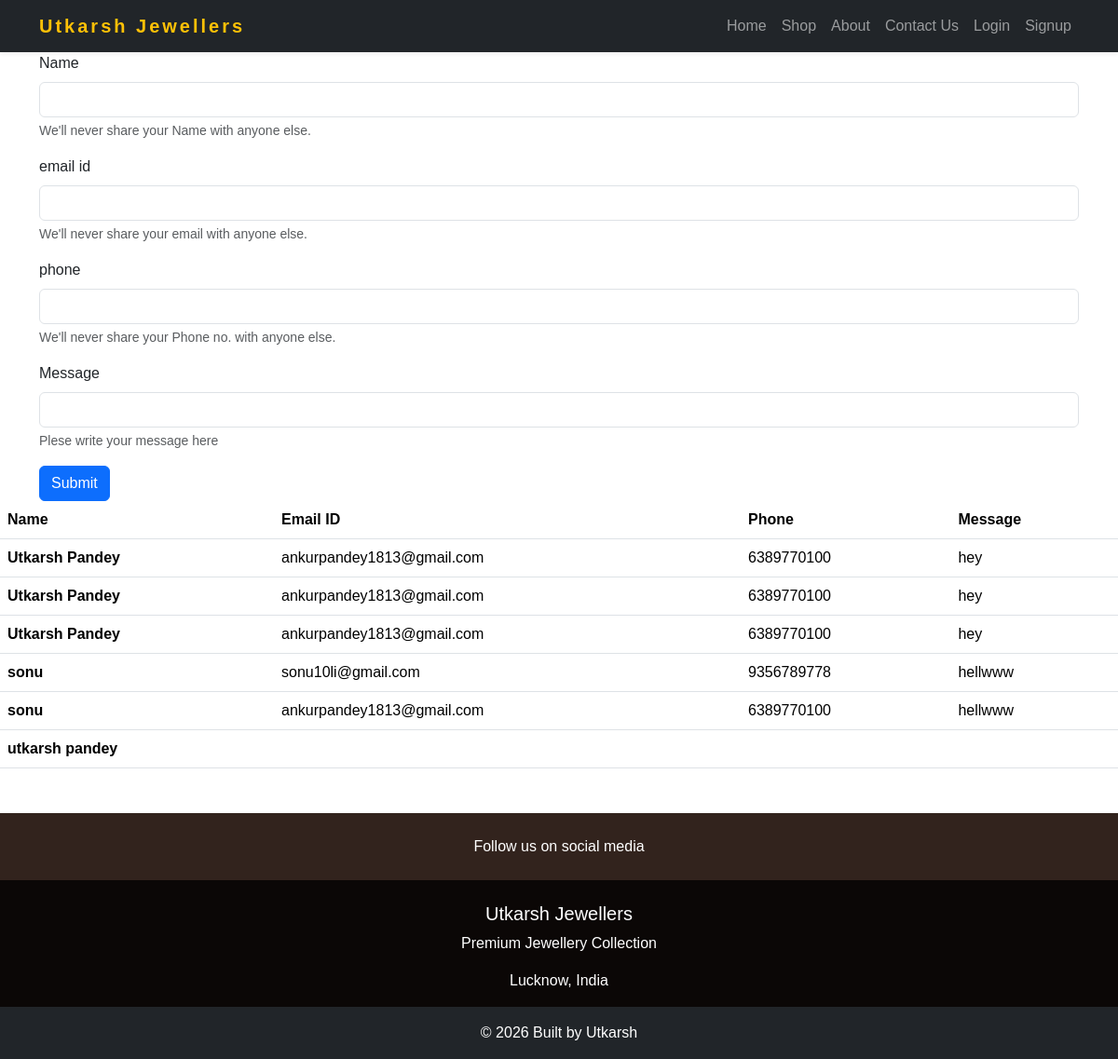
Page /contact/ on the committed database.
### Shop/models.py (models this page shows)
class Contact(models.Model):
    name = models.CharField(max_length=100)
    emailid = models.CharField(max_length=100)
    phone = models.CharField(max_length=20)
    msg = models.TextField(null=True, blank=True)

### Shop/views.py (the view, shortened to what this page needs)
# urls.py: path('contact/',views.contact , name ="contact"),
def contact(request):
    data = Contact.objects.all()
    return render (request,'contact.html',{"data":data})

### templates/contact.html (shortened to what this page needs)
{% extends "base.html" %}
{% block content %}
<div class = "container">
    <form method ="POST">
  <div class="mb-3">
    <label for="exampleInputEmail1" class="form-label">Name</label>
    <input type="text" name = "name" class="form-control" id="exampleInputEmail1" aria-describedby="emailHelp">
    <div id="emailHelp" class="form-text">We'll never share your Name with anyone else.</div>
  </div>
    <div class="mb-3">
    <label for="exampleInputEmail1" class="form-label">email id</label>
    <input type="text" name= "email" class="form-control" id="exampleInputEmail1" aria-describedby="emailHelp">
    <div id="emailHelp" class="form-text">We'll never share your email with anyone else.</div>
  </div>
    <div class="mb-3">
    <label for="exampleInputEmail1" class="form-label">phone</label>
    <input type="text" name ="phone" class="form-control" id="exampleInputEmail1" aria-describedby="emailHelp">
    <div id="emailHelp" class="form-text">We'll never share your Phone no. with anyone else.</div>
  </div>
    <div class="mb-3">
    <label for="exampleInputEmail1" class="form-label">Message</label>
    <input type="text" name ="msg" class="form-control" id="exampleInputEmail1" aria-describedby="emailHelp">
    <div id="emailHelp" class="form-text">Plese write your message here</div>
  </div>
  <button type="submit" class="btn btn-primary">Submit</button>
</form>
</div>
<table class="table">
  <thead>
    <tr>
      <th scope="col">Name</th>
      <th scope="col">Email ID</th>
      <th scope="col">Phone</th>
      <th scope="col">Message</th>
    </tr>
  </thead>
  <tbody>
    {% for d in data %}
    <tr>
      <th scope="row">{{d.name}}</th>
      <td>{{d.emailid}}</td>
      <td>{{d.phone}}</td>
      <td>{{d.msg}}</td>
    </tr>
    {%endfor%}
  </tbody>
</table>
{% endblock content %}

### templates/base.html (shortened to what this page needs)
{% load static %}
<!doctype html>
<html lang="en">
  <head>
    <link href="https://cdn.jsdelivr.net/npm/bootstrap@5.3.8/dist/css/bootstrap.min.css" rel="stylesheet">
    <link href="{% static 'css/base.css' %}" rel="stylesheet">
  </head>
  <body>
  <nav class="navbar navbar-expand-lg navbar-dark bg-dark shadow-sm">
    <div class="container">
      <a class="navbar-brand fw-bold text-warning" href="/">Utkarsh Jewellers</a>
      <div class="collapse navbar-collapse" id="nav">
        <ul class="navbar-nav ms-auto">
          <li class="nav-item"><a class="nav-link" href="/home">Home</a></li>
          <li class="nav-item"><a class="nav-link" href="/catlogue">Shop</a></li>
          <li class="nav-item"><a class="nav-link" href="/about">About</a></li>
          <li class="nav-item"><a class="nav-link" href="/contact">Contact Us</a></li>
          <li class="nav-item"><a class="nav-link" href="/login">Login</a></li>
          <li class="nav-item"><a class="nav-link" href="/signup">Signup</a></li>
        </ul>
      </div>
    </div>
  </nav>
  {% block content %}{% endblock content %}
  <footer class="text-center text-white mt-5" style="background-color: #0b0706">
    <div class="p-4" style="background-color: #32231d">
      <span>Follow us on social media</span>
    </div>
    <div class="container text-center mt-4">
      <h5>Utkarsh Jewellers</h5>
      <p>Premium Jewellery Collection </p>
      <p>Lucknow, India</p>
    </div>
    <div class="text-center p-3 bg-dark">
      © 2026 Built by Utkarsh
    </div>
  </footer>
  </body>
</html>

### static/css/base.css (style rules this page uses)
.navbar-brand { letter-spacing: 3px; color: #c24244; }
body { animation: forwards; font-family: 'Poppins', sans-serif; }
.navbar { transition: 0.3s; }

### rows in the picture
Contact: name "Utkarsh Pandey", emailid "ankurpandey1813@gmail.com", phone "6389770100", msg "hey"
Contact: name "Utkarsh Pandey", emailid "ankurpandey1813@gmail.com", phone "6389770100", msg "hey"
Contact: name "Utkarsh Pandey", emailid "ankurpandey1813@gmail.com", phone "6389770100", msg "hey"
Contact: name "sonu", emailid "sonu10li@gmail.com", phone "9356789778", msg "hellwww"
Contact: name "sonu", emailid "ankurpandey1813@gmail.com", phone "6389770100", msg "hellwww"
Contact: name "utkarsh pandey"
